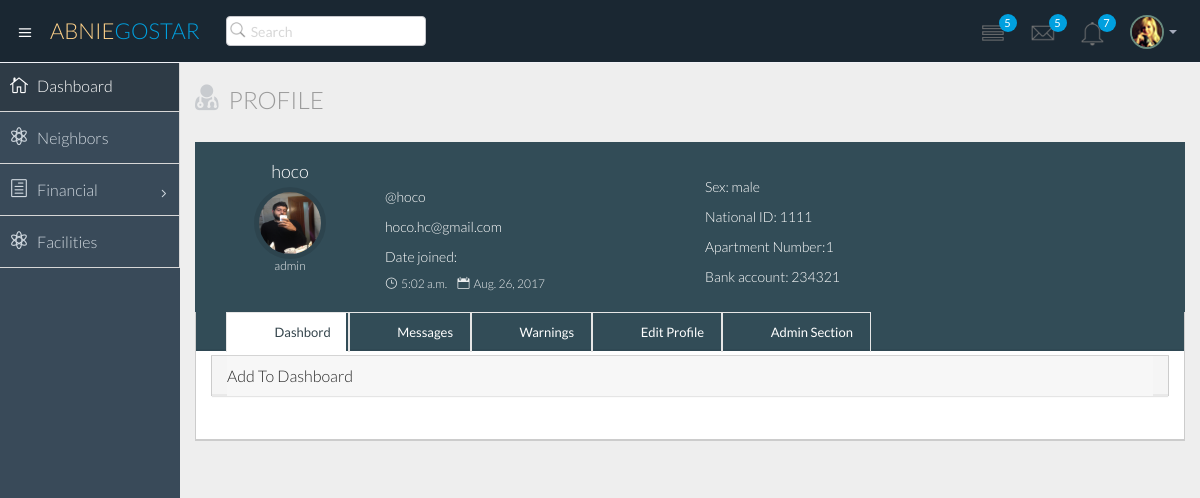
/home/index/ (signed in), run on the app's committed database.
### polls/models.py (models this page shows)
class Neighbor(models.Model):
    user = models.ForeignKey(User, unique=True)
    national_id = models.CharField(max_length=10, primary_key=True, null=False, default='1111')
    apartment = models.ForeignKey('Apartment', on_delete=models.CASCADE, default=0, null=True)
    sex = models.CharField(max_length=5, null=True)
    type = models.CharField(max_length=30, null=True)
    bank_account = models.CharField(max_length=30, null=True)
    _bank = models.ForeignKey('Bank', on_delete=models.CASCADE, null=True)

### polls/views.py (the view, shortened to what this page needs)
# urls.py: url(r'^index/removeFromDashbord/([0-9]+)/$', views.removeFromDashbord, name='removeFromDashbord'),
def index(request):
    username = None
    if not request.user.is_authenticated():
        return HttpResponseRedirect('/../login/')
    if request.user.is_authenticated():
        user = Neighbor.objects.get(   user = User.objects.get(username = request.user.get_username())   )
        context = {}
        context['user']=user
        dashbords = Dashboard.objects.filter(_building=user.apartment.building).order_by('-date_time')
        context['dashbords'] = dashbords
        messages = RequestLetter.objects.filter(receiver=user).order_by('-date_time')
        context['messages'] = messages
        warnings = WarningLetter.objects.filter(receiving_neighbor=user)
        context['warnings'] = warnings
        if user.type == "admin":
            addDashbordForm = AddDashbordForm()
            context['addDashbordForm'] = addDashbordForm
        if user.type == 'admin':
            if request.method == 'POST':
                if 'addToDashbord' in request.POST:
                    newDashbordForm = AddDashbordForm(request.POST)
                    if (newDashbordForm.is_valid()):
                        newTmp = Dashboard(title=request.POST['title'], text = request.POST['text'], date_time= datetime.datetime.now(), _building=user.apartment.building)
                        newTmp.save()
        sendMessageForm = SendMessageForm()
        context['sendMessageForm'] = sendMessageForm
        editProfileForm = EditProfileForm()
        context['editProfileForm'] = editProfileForm
        if user.type == 'admin':
            addBuilding= AddBuilding()
            context['addBuilding'] = addBuilding
            addApartment = AddApartment()
            context['addApartment'] = addApartment
            addNeighbor = signUpForm()
            context['addNeighbor'] = addNeighbor
        context['date'] = date.today();
        allWarnings = Warning.objects.filter(receiving_neighbor=user)
        context['allWarnings'] = allWarnings
        return render(request, 'polls/index.html', context)
    return render(request, 'polls/facility.html', {}) #todo

### polls/forms.py
class AddDashbordForm(forms.Form):
    title = forms.CharField()
    text = forms.CharField(widget=forms.Textarea)
    def __init__(self, *args, **kwargs):
        super(AddDashbordForm, self).__init__(*args, **kwargs)
        self.fields['title'].widget.attrs['class'] = 'form-control'
        self.fields['text'].widget.attrs['class'] = 'form-control'

class SendMessageForm(forms.Form):
    recievers = forms.CharField()
    title = forms.CharField()
    type = forms.CharField()
    text = forms.CharField(widget=forms.Textarea)
    def __init__(self, *args, **kwargs):
        super(SendMessageForm, self).__init__(*args, **kwargs)
        self.fields['title'].widget.attrs['class'] = 'form-control'
        self.fields['type'].widget.attrs['class'] = 'form-control'
        self.fields['text'].widget.attrs['class'] = 'form-control'
        self.fields['recievers'].widget.attrs['class'] = 'form-control'

### polls/templates/polls/index.html (shortened to what this page needs)
{% extends 'polls/temp1.html' %}
{% block content %}
		  <div class="row">
				<div class="col-lg-12">
					<h3 class="page-header"><i class="fa fa-user-md"></i> Profile</h3>
				</div>
			</div>
              <div class="row">
                <div class="col-lg-12">
                    <div class="profile-widget profile-widget-info">
                          <div class="panel-body">
                            <div class="col-lg-2 col-sm-2">
                              <h4>{{ user.user.username }}</h4>
                              <div class="follow-ava">
                                  {% load static %}
                                  <img src="{% static "polls/img/mypic.jpg" %}" alt="">
                              </div>
                              <h6>{{ user.type }}</h6>
                            </div>
                            <div class="col-lg-4 col-sm-4 follow-info">
                                <p>@{{ user.user.username }}</p>
								<p>{{ user.user.email }}</p>
                                <p> Date joined:</p>
                                <h6>
                                    <span><i class="icon_clock_alt"></i>{{ user.user.date_joined.time}}</span>
                                    <span><i class="icon_calendar"></i>{{ user.user.date_joined.date }}</span>
                                </h6>
                            </div>
                              <div class="col-lg-4 col-sm-4 follow-info">
                                  <p>Sex: {{ user.sex}}</p>
                                <p>National ID: {{ user.national_id }}</p>
                                <p>Apartment Number:{{user.apartment_id}}</p>
								<p>Bank account: {{ user.bank_account}}</p>
                            </div>
                          </div>
                    </div>
                </div>
              </div>
              <div class="row">
                 <div class="col-lg-12">
                    <section class="panel">
                          <header class="panel-heading tab-bg-info">
                              <ul class="nav nav-tabs">
                                  <li class="active">
                                      <a data-toggle="tab" href="#dashbord">
                                          Dashbord
                                      </a>
                                  </li>
                                  <li>
                                      <a data-toggle="tab" href="#messages">
                                          Messages
                                      </a>
                                  </li>
                                  <li class="">
                                      <a data-toggle="tab" href="#warnings">
                                          Warnings
                                      </a>
                                  </li>
                              <li class="">
                                      <a data-toggle="tab" href="#edit-profile">
                                          Edit Profile
                                      </a>
                                  </li>
                                  {%  if user.type == 'admin' %}
                                        <li class="">
                                      <a data-toggle="tab" href="#admin-section">
                                          Admin Section
                                      </a>
                                  </li>
                                  {% endif %}
                              </ul>
                          </header>
                          <div class="panel-body">
                              <div class="tab-content">
                                  <div  id = "dashbord" class="tab-pane active">
                                  {% if user.type == "admin" %}
                      <div class="panel-group m-bot20" id="accordion">
                          <div class="panel panel-default">
                              <div class="panel-heading">
                                  <h4 class="panel-title">
                                      <a class="accordion-toggle" data-toggle="collapse" data-parent="#accordion" href="#collapseOne">
                                          Add To Dashboard
                                      </a>
                                  </h4>
                              </div>
                          </div>
                      </div>
                                  {% endif %}
                                      <div class="profile-activity">
                                          <div class="act-time">
                                          </div>
                                      </div>
                                  </div>
                              {% if user.type == 'admin' %}
                                          </div>
                                      </section>
                                  </div>
                              {% endif %}
                              </div>
                      </section>
{% endblock  %}

### data on the page
Neighbor: user.username "hoco", type "admin", user.email "hoco.hc@gmail.com", user.date_joined.time "5:02 a.m.", user.date_joined "Aug. 26, 2017", sex "male", national_id "1111", apartment_id "1", bank_account "234321"
